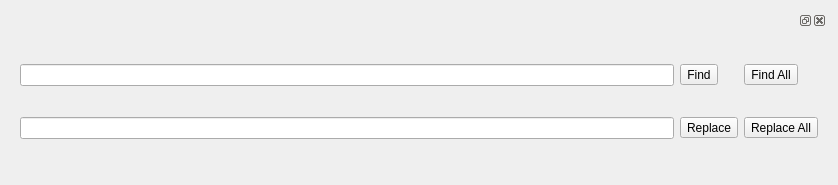
<?xml version="1.0" encoding="UTF-8"?>
<ui version="4.0">
 <class>Form</class>
 <widget class="QWidget" name="Form">
  <property name="geometry">
   <rect>
    <x>0</x>
    <y>0</y>
    <width>838</width>
    <height>185</height>
   </rect>
  </property>
  <property name="windowTitle">
   <string>Form</string>
  </property>
  <layout class="QGridLayout" name="gridLayout">
   <item row="0" column="0">
    <widget class="QDockWidget" name="dockWidget">
     <widget class="QWidget" name="dockWidgetContents">
      <layout class="QGridLayout" name="gridLayout_2">
       <item row="0" column="0">
        <widget class="QLineEdit" name="findValue"/>
       </item>
       <item row="0" column="1">
        <widget class="QToolButton" name="findButton">
         <property name="text">
          <string>Find</string>
         </property>
        </widget>
       </item>
       <item row="0" column="2">
        <widget class="QToolButton" name="findAllButton">
         <property name="text">
          <string>Find All</string>
         </property>
        </widget>
       </item>
       <item row="1" column="0">
        <widget class="QLineEdit" name="replaceValue"/>
       </item>
       <item row="1" column="1">
        <widget class="QToolButton" name="replaceButton">
         <property name="text">
          <string>Replace</string>
         </property>
        </widget>
       </item>
       <item row="1" column="2">
        <widget class="QToolButton" name="replaceAllButton">
         <property name="text">
          <string>Replace All</string>
         </property>
        </widget>
       </item>
      </layout>
     </widget>
    </widget>
   </item>
  </layout>
 </widget>
 <resources/>
 <connections/>
</ui>
